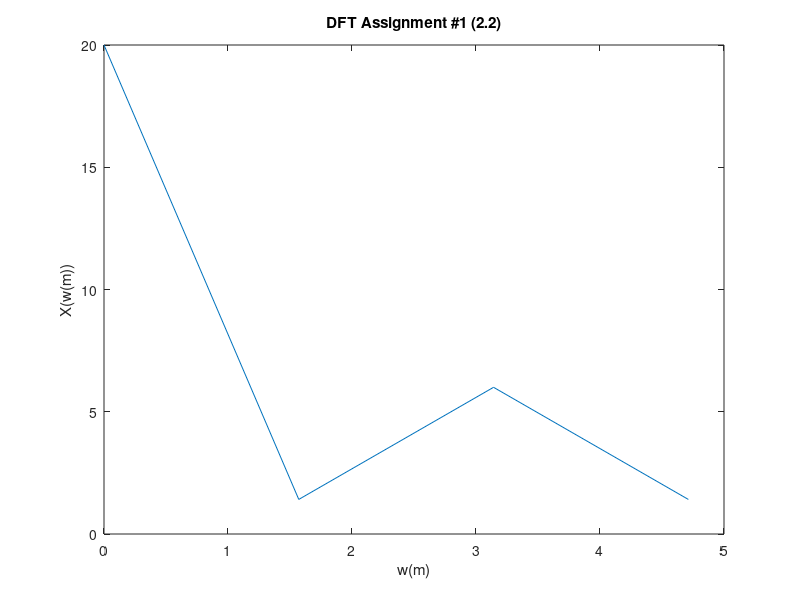

This figure's MATLAB source:
%DFT calculations
%assignment 1
%2.2

x = [4,7,3,6];
N = 4;
M = N-1;

w = zeros(N,1);
X = zeros(N,1);

%finding w(m)
for n = 1:N
    w(n) = (2*pi/N)*(n-1);
end


%calculating x(w(m))
for m = 1:N
    xn = 0;
  for n = 1:N
      xn = xn +  x(n)*exp(-1i*w(m)*(n-1))
      xn
  end
  X(m) = xn;
end

%graph it
figure
plot(w,abs(X))
title('DFT Assignment #1 (2.2)')
xlabel('w(m)')
ylabel('X(w(m))')